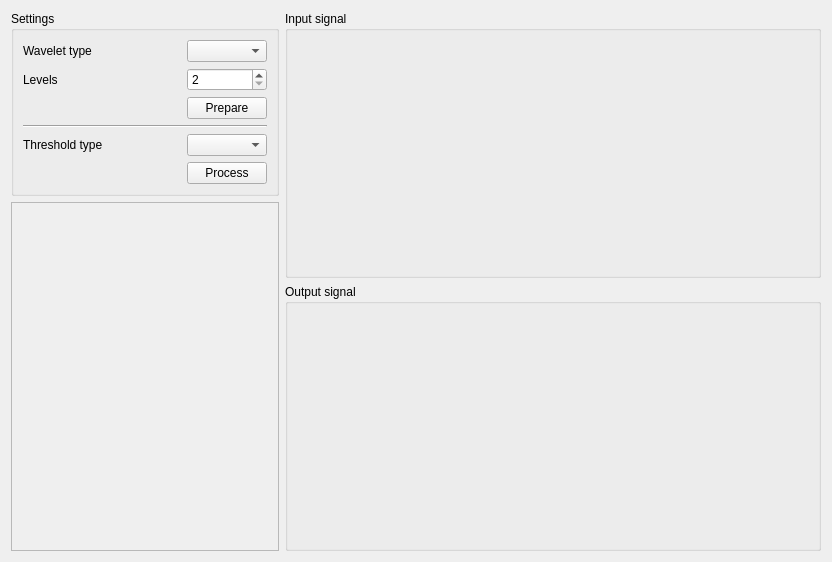
<?xml version="1.0" encoding="UTF-8"?>
<ui version="4.0">
 <class>DenoisingWidget</class>
 <widget class="QWidget" name="DenoisingWidget">
  <property name="geometry">
   <rect>
    <x>0</x>
    <y>0</y>
    <width>832</width>
    <height>562</height>
   </rect>
  </property>
  <property name="windowTitle">
   <string>Form</string>
  </property>
  <layout class="QHBoxLayout" name="horizontalLayout_3" stretch="1,2">
   <item>
    <layout class="QVBoxLayout" name="verticalLayout_2" stretch="2,5">
     <item>
      <widget class="QGroupBox" name="groupBox_2">
       <property name="title">
        <string>Settings</string>
       </property>
       <layout class="QGridLayout" name="gridLayout">
        <item row="0" column="1">
         <spacer name="horizontalSpacer">
          <property name="orientation">
           <enum>Qt::Horizontal</enum>
          </property>
          <property name="sizeHint" stdset="0">
           <size>
            <width>40</width>
            <height>20</height>
           </size>
          </property>
         </spacer>
        </item>
        <item row="0" column="2">
         <widget class="QComboBox" name="cbWaveletType"/>
        </item>
        <item row="1" column="0">
         <widget class="QLabel" name="label_2">
          <property name="text">
           <string>Levels</string>
          </property>
         </widget>
        </item>
        <item row="2" column="2">
         <widget class="QPushButton" name="pbPrepare">
          <property name="text">
           <string>Prepare</string>
          </property>
         </widget>
        </item>
        <item row="0" column="0">
         <widget class="QLabel" name="label">
          <property name="text">
           <string>Wavelet type</string>
          </property>
         </widget>
        </item>
        <item row="1" column="2">
         <widget class="QSpinBox" name="sbLevel">
          <property name="minimum">
           <number>2</number>
          </property>
          <property name="maximum">
           <number>10</number>
          </property>
         </widget>
        </item>
        <item row="5" column="2">
         <widget class="QPushButton" name="pbProcess">
          <property name="text">
           <string>Process</string>
          </property>
         </widget>
        </item>
        <item row="3" column="0" colspan="3">
         <widget class="Line" name="line">
          <property name="orientation">
           <enum>Qt::Horizontal</enum>
          </property>
         </widget>
        </item>
        <item row="4" column="2">
         <widget class="QComboBox" name="cbThresholdType"/>
        </item>
        <item row="4" column="0">
         <widget class="QLabel" name="label_3">
          <property name="text">
           <string>Threshold type</string>
          </property>
         </widget>
        </item>
       </layout>
      </widget>
     </item>
     <item>
      <widget class="QScrollArea" name="scrollArea">
       <property name="widgetResizable">
        <bool>true</bool>
       </property>
       <widget class="QWidget" name="scrollAreaWidgetContents">
        <property name="geometry">
         <rect>
          <x>0</x>
          <y>0</y>
          <width>265</width>
          <height>362</height>
         </rect>
        </property>
       </widget>
      </widget>
     </item>
    </layout>
   </item>
   <item>
    <layout class="QVBoxLayout" name="verticalLayout">
     <item>
      <widget class="QGroupBox" name="groupBox">
       <property name="title">
        <string>Input signal</string>
       </property>
       <layout class="QHBoxLayout" name="horizontalLayout">
        <item>
         <widget class="QCustomPlot" name="inputTransformedSignalWidget" native="true"/>
        </item>
        <item>
         <widget class="AudioPlayerWidget" name="inputSignalPlayerWidget" native="true"/>
        </item>
       </layout>
      </widget>
     </item>
     <item>
      <widget class="QGroupBox" name="groupBox_3">
       <property name="title">
        <string>Output signal</string>
       </property>
       <layout class="QHBoxLayout" name="horizontalLayout_2">
        <item>
         <widget class="QCustomPlot" name="outputTransformedSignalWidget" native="true"/>
        </item>
        <item>
         <widget class="AudioPlayerWidget" name="outputSignalPlayerWidget" native="true"/>
        </item>
       </layout>
      </widget>
     </item>
    </layout>
   </item>
  </layout>
 </widget>
 <customwidgets>
  <customwidget>
   <class>QCustomPlot</class>
   <extends>QWidget</extends>
   <header>qcustomplot/qcustomplot.h</header>
   <container>1</container>
  </customwidget>
  <customwidget>
   <class>AudioPlayerWidget</class>
   <extends>QWidget</extends>
   <header>src/audio/Audioplayerwidget.h</header>
   <container>1</container>
  </customwidget>
 </customwidgets>
 <resources/>
 <connections/>
</ui>
